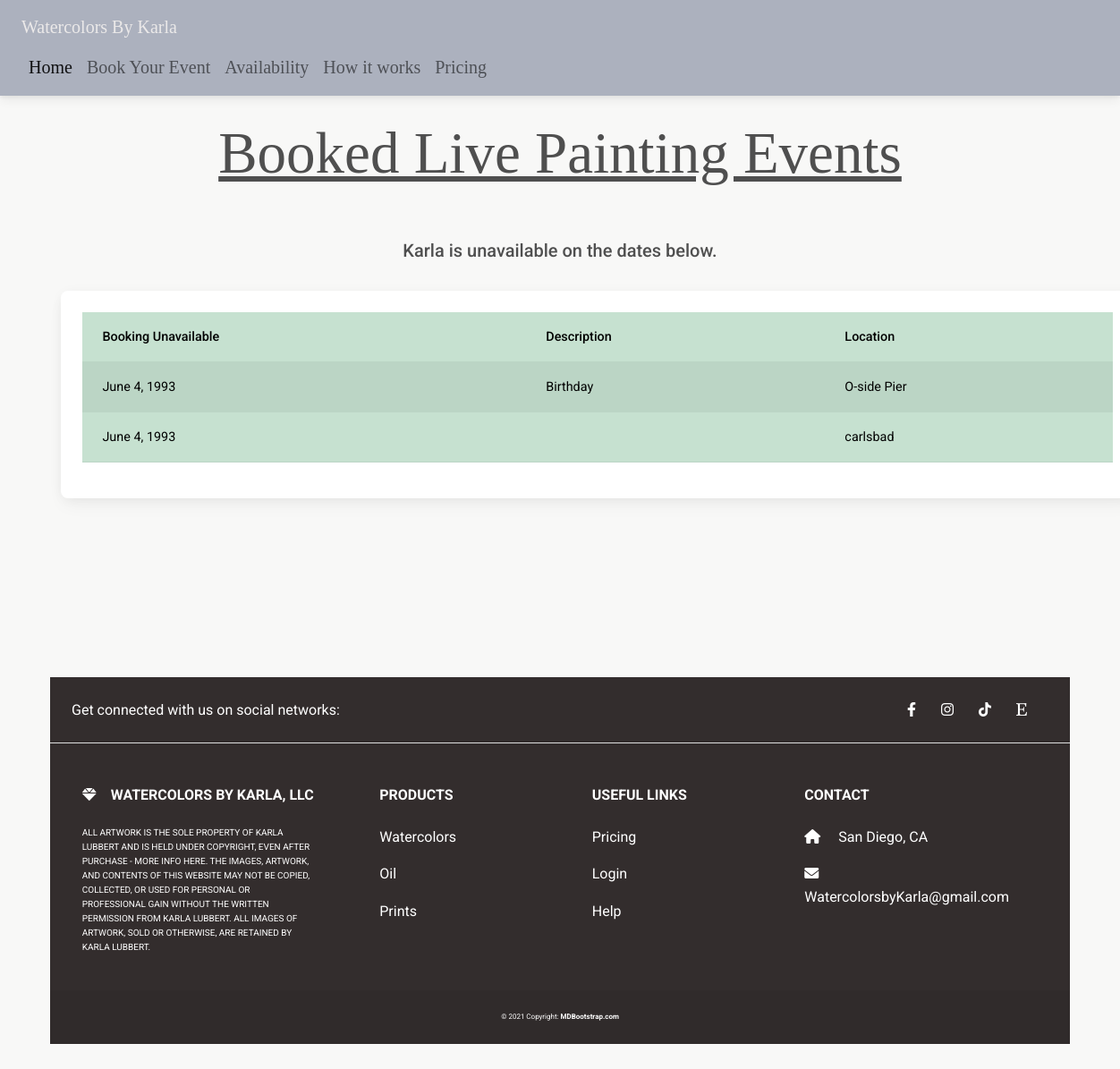
Page /accounts/events/ on the earlier database version.
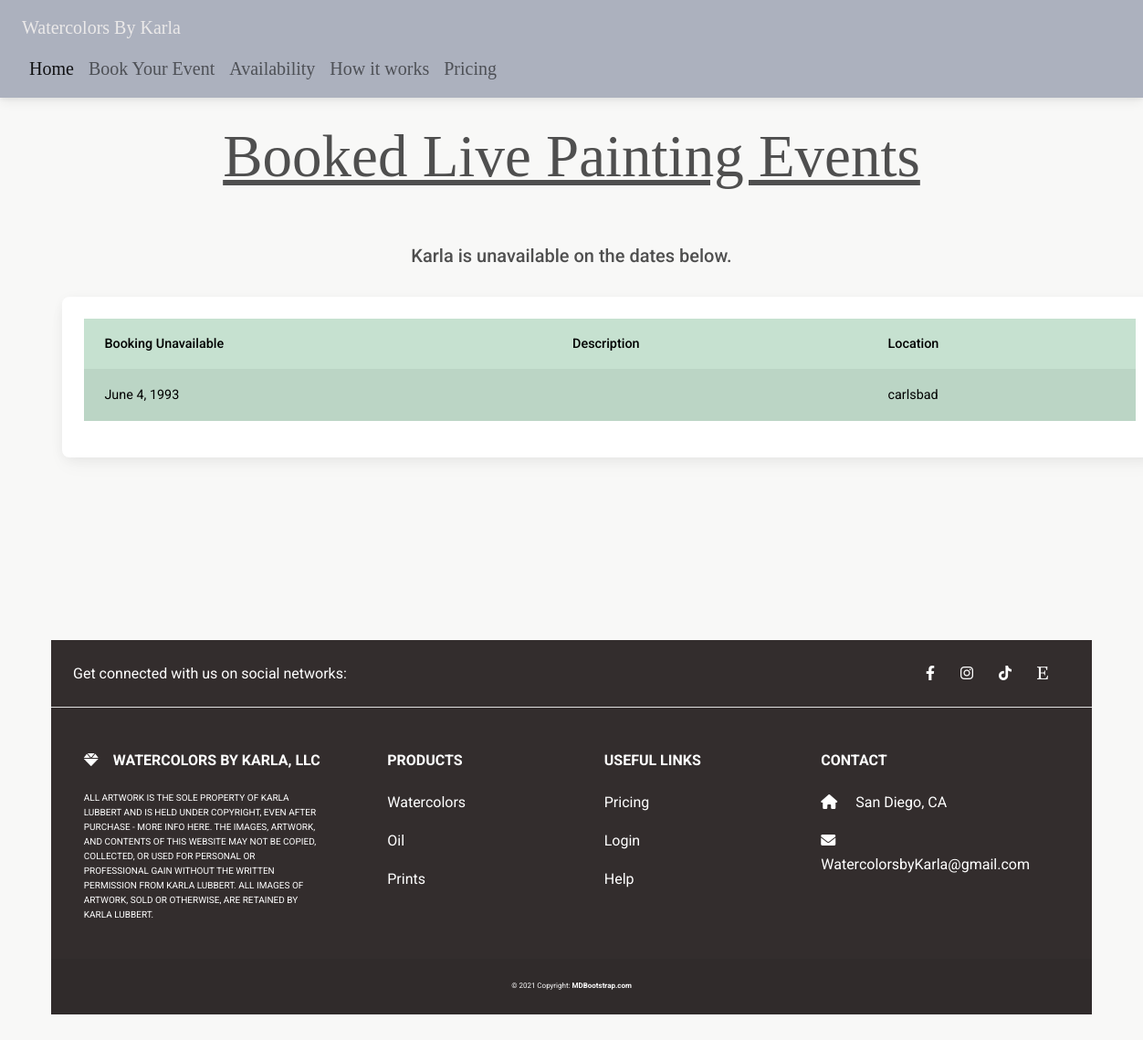
Same page on the later database version.
### accounts/models.py (models this page shows, shortened)
class LivePaintEvent(models.Model):
    name = models.CharField('Client Name',max_length=128)
    phone = models.CharField('Phone',max_length=60)
    event_date = models.DateField('Event Date')
    venue = models.CharField('Venue Location', max_length=128)
    guest_count= models.CharField('Estimated Guest Count', max_length=128)
    reference = models.CharField('How Did You Hear About Us?', max_length=128)
    wedding_planner =  models.CharField('Event Planner Name',max_length=128)
    description = models.TextField(blank = True)
    email = models.EmailField('Email', max_length=256, blank=True)

### accounts/views.py (the view)
# urls.py: path('events/', views.all_events, name='events'),
def all_events(request):
    event_list = LivePaintEvent.objects.all().order_by('event_date')
    return render(request, 'accounts/events.html',
                  {'event_list': event_list})

### templates/accounts/events.html (shortened to what this page needs)
{% extends 'base.html' %}
{% load static %}
{% block content %}
<body class="homebg">
<center>
<h1 style="
    padding: 25px;
    text-decoration: underline;
    font-size: 65px;
    font-family: Cambria, Cochin, Georgia, Times, 'Times New Roman', serif;"
>Booked Live Painting Events</h1>
<h5 style="padding: 25px">Karla is unavailable on the dates below.</h5>
    <div class="container">
        <div class="row">
            <div class="col-md-5">
                <div class ="card card-body" style="width:1200px;">
                    <table id="events_list" class ="table table-success table-striped">
                        <tr>
                            <th>Booking Unavailable</th>
                            <th>Description</th>
                            <th>Location</th>
                        </tr>
                        {% for event in event_list %}
                            <tr class="table-active">
                                <td>{{ event.event_date }}</td>
                                <td>{{ event.description | truncatechars:250 }}</td>
                                <td>{{ event.venue }}</td>
                            </tr>
                        {% endfor %}
                    </table>
                </div>
            </div>
        </div>
    </div>
</center>
</body>
{% endblock content %}

### templates/base.html (shortened to what this page needs)
{% load static %}
<!DOCTYPE html>
<html lang="en">
<head>
    <link href="https://cdn.jsdelivr.net/npm/bootstrap@5.3.0/dist/css/bootstrap.min.css" rel="stylesheet">
    <link
    href="https://cdnjs.cloudflare.com/ajax/libs/font-awesome/6.0.0/css/all.min.css" rel="stylesheet"/>
    <link
    href="https://cdnjs.cloudflare.com/ajax/libs/mdb-ui-kit/6.4.0/mdb.min.css"
    rel="stylesheet"
    />
    <link rel="stylesheet" href="{% static 'css/base.css' %}">
    <link rel=”stylesheet” href=”css/bootstrap-responsive.css”>
</head>
<body>
        <nav class="navbar navbar-expand-lg" style="background-color: #acb1be; color:rgb(21, 20, 20);">
          <div class="container-fluid">
            <div class="container-fluid">
              <a class="navbar-brand" href="#" style="font-family: Cambria, Cochin, Georgia, Times, 'Times New Roman', serif; color: rgb(235, 233, 233);">Watercolors By Karla</a>
              <div class="collapse navbar-collapse" id="navbarSupportedContent">
                <ul class="navbar-nav me-auto mb-2 mb-lg-0">
                  <li class="nav-item">
                    <a class="nav-link active" aria-current="page" href="{% url 'home' %}">Home</a>
                  </li>
                  <li class="nav-item">
                    <a class="nav-link" href="{% url 'add-event' %}">Book Your Event</a>
                  </li>
                  <li class="nav-item">
                    <a class="nav-link" href="{% url 'events' %}">Availability</a>
                  </li>
                  <li class="nav-item">
                    <a class="nav-link" href="{% url 'about' %}">How it works</a>
                  </li>
                  <li class="nav-item">
                    <a class="nav-link" href="{% url 'pricing' %}">Pricing</a>
                  </li>
                </ul>
              </div>
            </div>
          </nav>
    {% block content %}
    {% endblock content %}
   <div class="footer">
   <footer style ="color:white;" class="text-center text-lg-start bg-dark">
    <section class="d-flex justify-content-center justify-content-lg-between p-4 border-bottom">
      <div class="me-5 d-none d-lg-block">
        <span>Get connected with us on social networks:</span>
      </div>
      <div>
        <a href="https://www.facebook.com/karla.p.padres" class="me-4 text-reset">
          <i class="fab fa-facebook-f"></i>
        </a>
        <a href="https://www.instagram.com/watercolorsbykarla/" class="me-4 text-reset">
          <i class="fab fa-instagram"></i>
        </a>
        <a href="https://www.tiktok.com/@watercolors.bykarla" class="me-4 text-reset">
            <i class="fab fa-tiktok"></i>
            <a href="https://www.etsy.com/shop/Karlawatercolors" class="me-4 text-reset">
                <i class="fab fa-etsy"></i>
              </a>
          </a>
      </div>
    </section>
    <section class="">
      <div class="container text-center text-md-start mt-5">
        <div class="row mt-3">
          <div class="col-md-3 col-lg-4 col-xl-3 mx-auto mb-4">
            <h6 class="text-uppercase fw-bold mb-4">
              <i class="fas fa-gem me-3"></i>Watercolors By Karla, LLC
            </h6>
            <p style="font-size: 10px;">
                ALL ARTWORK IS THE SOLE PROPERTY OF KARLA LUBBERT AND IS HELD UNDER COPYRIGHT, EVEN AFTER PURCHASE - MORE INFO HERE.   THE IMAGES, ARTWORK, AND CONTENTS OF THIS WEBSITE MAY NOT BE COPIED, COLLECTED, OR USED FOR PERSONAL OR PROFESSIONAL GAIN WITHOUT THE WRITTEN PERMISSION FROM KARLA LUBBERT.  ALL IMAGES OF ARTWORK, SOLD OR OTHERWISE, ARE RETAINED BY KARLA LUBBERT.
            </p>
          </div>
          <div class="col-md-2 col-lg-2 col-xl-2 mx-auto mb-4">
            <h6 class="text-uppercase fw-bold mb-4">
              Products
            </h6>
            <p>
              <a href="#!" class="text-reset">Watercolors</a>
            </p>
            <p>
              <a href="#!" class="text-reset">Oil</a>
            </p>
            <p>
              <a href="#!" class="text-reset">Prints</a>
            </p>
          </div>
          <div class="col-md-3 col-lg-2 col-xl-2 mx-auto mb-4">
            <h6 class="text-uppercase fw-bold mb-4">
              Useful links
            </h6>
            <p>
              <a href="{% url 'pricing' %}" class="text-reset">Pricing</a>
            </p>
            <p>
              <a href="{% url 'login' %}" class="text-reset">Login</a>
            </p>
            <p>
              <a href="{% url 'about' %}" class="text-reset">Help</a>
            </p>
          </div>
          <div class="col-md-4 col-lg-3 col-xl-3 mx-auto mb-md-0 mb-4">
            <h6 class="text-uppercase fw-bold mb-4">Contact</h6>
            <p><i class="fas fa-home me-3"></i> San Diego, CA</p>
            <p>
              <i class="fas fa-envelope me-3"></i>
              WatercolorsbyKarla@gmail.com
            </p>
          </div>
        </div>
      </div>
    </section>
    <div class="text-center p-4" style="background-color: rgba(0, 0, 0, 0.05); font-size: 8px;">
      © 2021 Copyright:
      <a class="text-reset fw-bold" href="https://mdbootstrap.com/">MDBootstrap.com</a>
    </div>
  </div>
  </body>
</html>

### static/css/base.css (style rules this page uses)
* { padding:0; margin: 0; }
.navbar { color: rgb(236, 210, 154); }
.homebg { background-color: rgb(248, 248, 247); }
#events_list { padding: 50px; }
.footer { display: flex; justify-content: center; width:100%; padding-top: 200px; padding-bottom: 50px; }
.nav-link { font-family: Cambria, Cochin, Georgia, Times, 'Times New Roman', serif; font-size: 20px; }

Differences in the rows shown:
removed LivePaintEvent: event_date "June 4, 1993", description "Birthday", venue "O-side Pier"
